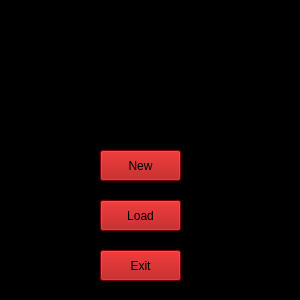
<?xml version="1.0" encoding="UTF-8"?>
<ui version="4.0">
 <class>Home</class>
 <widget class="QWidget" name="Home">
  <property name="geometry">
   <rect>
    <x>0</x>
    <y>0</y>
    <width>300</width>
    <height>300</height>
   </rect>
  </property>
  <property name="windowTitle">
   <string>Form</string>
  </property>
  <property name="styleSheet">
   <string notr="true">background-color: rgb(0, 0, 0);</string>
  </property>
  <widget class="QPushButton" name="New">
   <property name="geometry">
    <rect>
     <x>100</x>
     <y>150</y>
     <width>81</width>
     <height>31</height>
    </rect>
   </property>
   <property name="styleSheet">
    <string notr="true">background-color: rgb(170, 0, 0);</string>
   </property>
   <property name="text">
    <string>New</string>
   </property>
  </widget>
  <widget class="QPushButton" name="Load">
   <property name="geometry">
    <rect>
     <x>100</x>
     <y>200</y>
     <width>81</width>
     <height>31</height>
    </rect>
   </property>
   <property name="styleSheet">
    <string notr="true">background-color: rgb(170, 0, 0);</string>
   </property>
   <property name="text">
    <string>Load</string>
   </property>
  </widget>
  <widget class="QPushButton" name="Exit">
   <property name="geometry">
    <rect>
     <x>100</x>
     <y>250</y>
     <width>81</width>
     <height>31</height>
    </rect>
   </property>
   <property name="styleSheet">
    <string notr="true">background-color: rgb(170, 0, 0);</string>
   </property>
   <property name="text">
    <string>Exit</string>
   </property>
  </widget>
  <widget class="QLabel" name="label">
   <property name="geometry">
    <rect>
     <x>30</x>
     <y>30</y>
     <width>231</width>
     <height>111</height>
    </rect>
   </property>
   <property name="text">
    <string/>
   </property>
   <property name="pixmap">
    <pixmap>images/homeLogo.jpg</pixmap>
   </property>
  </widget>
  <zorder>Load</zorder>
  <zorder>Exit</zorder>
  <zorder>label</zorder>
  <zorder>New</zorder>
 </widget>
 <resources/>
 <connections/>
</ui>
